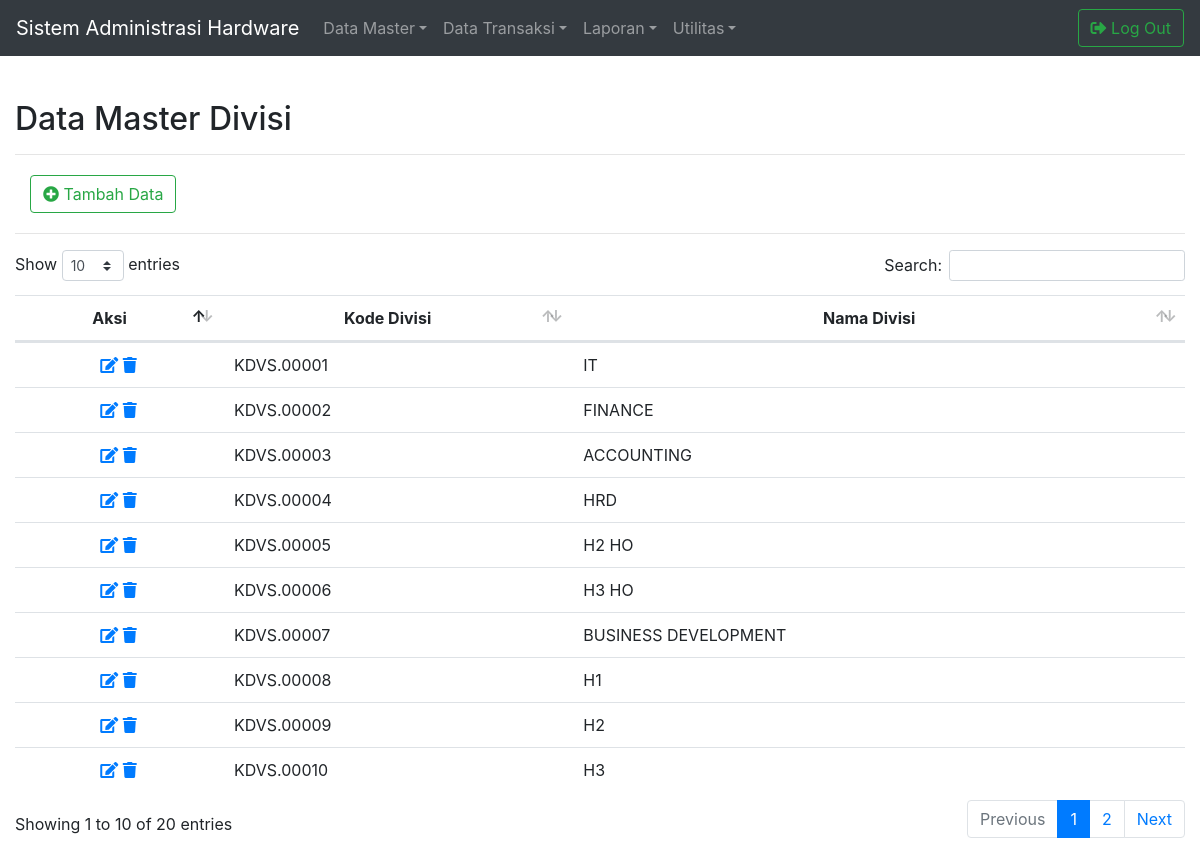
The page /master/FormDataMstDivisi.php (signed in) on the database its author committed.
### tables this page shows
CREATE TABLE `mst_divisi` (
  `kode_divisi` varchar(10) NOT NULL,
  `nama_divisi` varchar(20) NOT NULL,
  `tanggal_entri` date NOT NULL,
  `tanggal_pembaruan` date NOT NULL
);

### library/modul.php (called while the page is built, shortened)
<?php
$Koneksi = mysqli_connect("localhost", "root", "", "db_hardware") or die (mysqli_error());
function Query($Query){
	global $Koneksi;
	$HasilQuery	= mysqli_query($Koneksi, $Query);
	$Wadah = [];
	while($Baris = mysqli_fetch_assoc($HasilQuery)){
		$Wadah[] = $Baris;
	}
	return $Wadah;
}
?>

### master/FormDataMstDivisi.php (the view, shortened to what this page needs)
<?php
include_once("../library/modul.php");
$TampilDataMstDivisi = Query("SELECT * FROM mst_divisi ORDER BY kode_divisi ASC");
?>
<html>
<head>
<link rel="stylesheet" href="../library/bootstrap/css/bootstrap.min.css">
<link rel="stylesheet" href="../library/datatables/css/dataTables.bootstrap4.min.css">
<link rel="stylesheet" href="../library/fontawesome/css/all.css">
<link rel="stylesheet" href="../library/custom.css">
<link rel="stylesheet" href="../library/bootstrap4navbar/css/bootstrap-4-navbar.css">
</head>
<body>
<?php include_once ("../library/navbar.php"); ?>
<div class="container-fluid">
	<div id="JudulForm">
		<h2>Data Master Divisi</h2>
		<hr>
	</div>
</div>
<div class="container-fluid" id="TampilDataMasterDivisi">
	<div class="container-fluid" id="TambahData">
		<a href="../master/EntriDataMstDivisi.php"><button type="button" class=" btn btn-outline-success"><i class="fas fa-plus-circle"></i> Tambah Data
		</button></a>
	</div>
	<hr>
	<table class="table table-hover" id="TabelTampilData">
		<thead align="center">
			<tr>
				<th>Aksi</th>
				<th>Kode Divisi</th>
				<th>Nama Divisi</th>
			</tr>
		</thead>
		<tbody>
		<?php foreach($TampilDataMstDivisi as $Baris) : ?>
		<tr>
			<td align="center">
				<a href="UbahDataMstDivisi.php?kode_divisi=<?php echo $Baris["kode_divisi"] ?>"data-toggle="tooltip" data-placement="bottom" title="Ubah Data"><i class="fas fa-edit"></i></a>
				<a href="HapusDataMstDivisi.php?kode_divisi=<?php echo $Baris["kode_divisi"] ?>" data-toggle="tooltip" data-placement="bottom" title="Hapus Data" onclick="return confirm('Yakin Data Akan Dihapus?');"><i class="fas fa-trash"></i></a>
			</td>
			<td><?php echo $Baris["kode_divisi"] ?></td>
			<td><?php echo $Baris["nama_divisi"] ?></td>
		</tr>
		<?php endforeach; ?>
		</tbody>
	</table>
</div>
</body>
</html>

### library/custom.css (style rules this page uses)
#JudulForm { margin-top: 100px; margin-bottom: 20px; }
#TampilDataMasterDivisi { margin-bottom: 20px; }
#TambahData { margin-bottom: 20px; }

### rows shown on the page
mst_divisi: kode_divisi "KDVS.00001", nama_divisi "IT"
mst_divisi: kode_divisi "KDVS.00002", nama_divisi "FINANCE"
mst_divisi: kode_divisi "KDVS.00003", nama_divisi "ACCOUNTING"
mst_divisi: kode_divisi "KDVS.00004", nama_divisi "HRD"
mst_divisi: kode_divisi "KDVS.00005", nama_divisi "H2 HO"
mst_divisi: kode_divisi "KDVS.00006", nama_divisi "H3 HO"
mst_divisi: kode_divisi "KDVS.00007", nama_divisi "BUSINESS DEVELOPMENT"
mst_divisi: kode_divisi "KDVS.00008", nama_divisi "H1"
mst_divisi: kode_divisi "KDVS.00009", nama_divisi "H2"
mst_divisi: kode_divisi "KDVS.00010", nama_divisi "H3"
